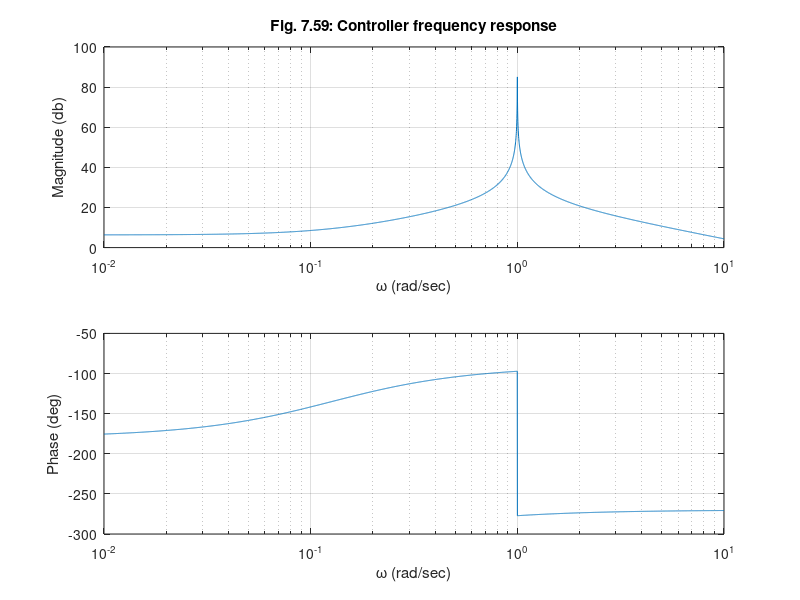

Write MATLAB code to recreate this figure.
%  Figure 7.59     Feedback Control of Dynamic Systems, 4e
%                        Franklin, Powell, Emami
%
% Robust Servo Example  
%% Example 7.27; Figure 7.59
clf;
F=[0 1; 0 -1];
G=[0;1];
H=[1 0];
J=[0];
omega=1;
a=[0 1 0 0;-omega*omega 0 1 0;0 0 0 1;0 0 0 -1];
b=[0;0;G];
% desired closed-loop poles
pc=[-1+sqrt(3)*j;-1-sqrt(3)*j;-sqrt(3)+j;-sqrt(3)-j];
k=acker(a,b,pc);
% form controller matrices
k1=k(:,1:2);
ko=k(:,3:4);
ac=[0 1;-omega*omega 0];
bc=-[k(2);k(1)];;
cc=[1 0];
dc=[0];
% controller frequency response
grid;
sys=ss(ac,bc,cc,dc);
w=logspace(-2,1,5000);
[mag, ph]=bode(sys,w);
grid on;
subplot(211);
magdb=20*log10(mag);
semilogx(w,magdb(:));
xlabel('\omega (rad/sec)');
ylabel('Magnitude (db)');
title('Fig. 7.59: Controller frequency response');
grid on;
subplot(212);
semilogx(w,ph(:));
xlabel('\omega (rad/sec)');
ylabel('Phase (deg)');
grid on;
